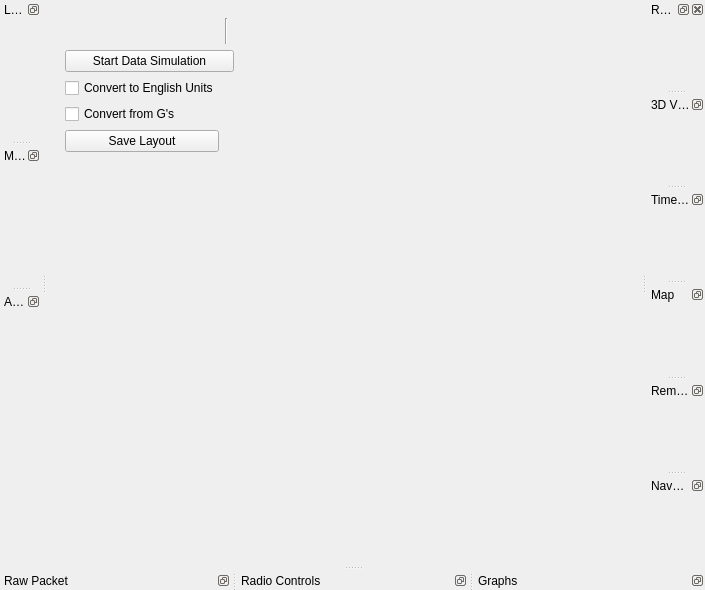
<?xml version="1.0" encoding="UTF-8"?>
<ui version="4.0">
 <class>MainWindow</class>
 <widget class="QMainWindow" name="MainWindow">
  <property name="geometry">
   <rect>
    <x>0</x>
    <y>0</y>
    <width>705</width>
    <height>590</height>
   </rect>
  </property>
  <property name="windowTitle">
   <string>MainWindow</string>
  </property>
  <property name="animated">
   <bool>false</bool>
  </property>
  <property name="tabShape">
   <enum>QTabWidget::TabShape::Rounded</enum>
  </property>
  <property name="dockOptions">
   <set>QMainWindow::DockOption::AllowNestedDocks|QMainWindow::DockOption::AllowTabbedDocks</set>
  </property>
  <widget class="QWidget" name="centralwidget">
   <layout class="QGridLayout" name="gridLayout_2">
    <item row="0" column="0">
     <widget class="QWidget" name="widget_3" native="true">
      <layout class="QGridLayout" name="gridLayout">
       <item row="2" column="0" colspan="3">
        <widget class="DataSimulationButton" name="pushButton">
         <property name="text">
          <string>Start Data Simulation</string>
         </property>
        </widget>
       </item>
       <item row="1" column="0">
        <widget class="GroundTimeWidget" name="GroundTime" native="true"/>
       </item>
       <item row="3" column="0">
        <widget class="QCheckBox" name="EnglishUnitConversion">
         <property name="text">
          <string>Convert to English Units</string>
         </property>
        </widget>
       </item>
       <item row="0" column="4">
        <spacer name="horizontalSpacer_2">
         <property name="orientation">
          <enum>Qt::Orientation::Horizontal</enum>
         </property>
         <property name="sizeHint" stdset="0">
          <size>
           <width>40</width>
           <height>20</height>
          </size>
         </property>
        </spacer>
       </item>
       <item row="0" column="1" rowspan="2">
        <widget class="Line" name="line">
         <property name="orientation">
          <enum>Qt::Orientation::Vertical</enum>
         </property>
        </widget>
       </item>
       <item row="0" column="0">
        <widget class="DateWidget" name="Date" native="true"/>
       </item>
       <item row="4" column="0">
        <widget class="QCheckBox" name="GeeConversion">
         <property name="text">
          <string>Convert from G's</string>
         </property>
        </widget>
       </item>
       <item row="0" column="3" rowspan="5">
        <widget class="StateDisplayWidget" name="StateWidget" native="true">
         <property name="minimumSize">
          <size>
           <width>10</width>
           <height>0</height>
          </size>
         </property>
        </widget>
       </item>
       <item row="0" column="2">
        <widget class="RocketConnectionIndicator" name="RocketIndicator" native="true">
         <property name="Label" stdset="0">
          <string>Rocket</string>
         </property>
        </widget>
       </item>
       <item row="6" column="0">
        <spacer name="verticalSpacer">
         <property name="orientation">
          <enum>Qt::Orientation::Vertical</enum>
         </property>
         <property name="sizeHint" stdset="0">
          <size>
           <width>20</width>
           <height>40</height>
          </size>
         </property>
        </spacer>
       </item>
       <item row="1" column="2">
        <widget class="PayloadConnectionIndicator" name="PayloadIndicator" native="true"/>
       </item>
       <item row="5" column="0">
        <widget class="QPushButton" name="SaveLayoutButton">
         <property name="text">
          <string>Save Layout</string>
         </property>
        </widget>
       </item>
      </layout>
     </widget>
    </item>
   </layout>
  </widget>
  <widget class="QDockWidget" name="dockWidget_2">
   <property name="features">
    <set>QDockWidget::DockWidgetFeature::DockWidgetFloatable|QDockWidget::DockWidgetFeature::DockWidgetMovable</set>
   </property>
   <property name="windowTitle">
    <string>Raw Packet</string>
   </property>
   <attribute name="dockWidgetArea">
    <number>8</number>
   </attribute>
   <widget class="QWidget" name="dockWidgetContents_4">
    <layout class="QGridLayout" name="gridLayout_3">
     <property name="leftMargin">
      <number>0</number>
     </property>
     <property name="topMargin">
      <number>0</number>
     </property>
     <property name="rightMargin">
      <number>0</number>
     </property>
     <property name="bottomMargin">
      <number>0</number>
     </property>
     <item row="0" column="0">
      <widget class="Raw_Telemetry" name="widget_4" native="true"/>
     </item>
    </layout>
   </widget>
  </widget>
  <widget class="QDockWidget" name="dockWidget_3">
   <property name="features">
    <set>QDockWidget::DockWidgetFeature::DockWidgetFloatable|QDockWidget::DockWidgetFeature::DockWidgetMovable</set>
   </property>
   <property name="windowTitle">
    <string>Radio Controls</string>
   </property>
   <attribute name="dockWidgetArea">
    <number>8</number>
   </attribute>
   <widget class="QWidget" name="dockWidgetContents_2">
    <layout class="QGridLayout" name="gridLayout_4">
     <property name="leftMargin">
      <number>0</number>
     </property>
     <property name="topMargin">
      <number>0</number>
     </property>
     <property name="rightMargin">
      <number>0</number>
     </property>
     <property name="bottomMargin">
      <number>0</number>
     </property>
     <item row="0" column="0">
      <widget class="RadioControlsWindow" name="widget_5" native="true"/>
     </item>
    </layout>
   </widget>
  </widget>
  <widget class="QDockWidget" name="dockWidget">
   <property name="windowTitle">
    <string>Radio Performance</string>
   </property>
   <attribute name="dockWidgetArea">
    <number>2</number>
   </attribute>
   <widget class="QWidget" name="dockWidgetContents">
    <layout class="QGridLayout" name="gridLayout_5">
     <property name="leftMargin">
      <number>0</number>
     </property>
     <property name="topMargin">
      <number>0</number>
     </property>
     <property name="rightMargin">
      <number>0</number>
     </property>
     <property name="bottomMargin">
      <number>0</number>
     </property>
     <item row="0" column="0">
      <widget class="RadioPerformanceWindow" name="widget_6" native="true"/>
     </item>
    </layout>
   </widget>
  </widget>
  <widget class="QDockWidget" name="dockWidget_4">
   <property name="features">
    <set>QDockWidget::DockWidgetFeature::DockWidgetFloatable|QDockWidget::DockWidgetFeature::DockWidgetMovable</set>
   </property>
   <property name="windowTitle">
    <string>3D View</string>
   </property>
   <attribute name="dockWidgetArea">
    <number>2</number>
   </attribute>
   <widget class="QWidget" name="dockWidgetContents_3">
    <layout class="QGridLayout" name="gridLayout_6">
     <property name="leftMargin">
      <number>0</number>
     </property>
     <property name="topMargin">
      <number>0</number>
     </property>
     <property name="rightMargin">
      <number>0</number>
     </property>
     <property name="bottomMargin">
      <number>0</number>
     </property>
     <item row="0" column="0">
      <widget class="Viewer3D" name="widget_7" native="true"/>
     </item>
    </layout>
   </widget>
  </widget>
  <widget class="QDockWidget" name="dockWidget_5">
   <property name="features">
    <set>QDockWidget::DockWidgetFeature::DockWidgetFloatable|QDockWidget::DockWidgetFeature::DockWidgetMovable</set>
   </property>
   <property name="windowTitle">
    <string>Log Viewer</string>
   </property>
   <attribute name="dockWidgetArea">
    <number>1</number>
   </attribute>
   <widget class="QWidget" name="dockWidgetContents_5">
    <layout class="QGridLayout" name="gridLayout_7">
     <property name="leftMargin">
      <number>0</number>
     </property>
     <property name="topMargin">
      <number>0</number>
     </property>
     <property name="rightMargin">
      <number>0</number>
     </property>
     <property name="bottomMargin">
      <number>0</number>
     </property>
     <item row="0" column="0">
      <widget class="LogWindow" name="widget" native="true"/>
     </item>
    </layout>
   </widget>
  </widget>
  <widget class="QDockWidget" name="dockWidget_6">
   <property name="features">
    <set>QDockWidget::DockWidgetFeature::DockWidgetFloatable|QDockWidget::DockWidgetFeature::DockWidgetMovable</set>
   </property>
   <property name="windowTitle">
    <string>Max Values</string>
   </property>
   <attribute name="dockWidgetArea">
    <number>1</number>
   </attribute>
   <widget class="QWidget" name="dockWidgetContents_6">
    <layout class="QGridLayout" name="gridLayout_8">
     <property name="leftMargin">
      <number>0</number>
     </property>
     <property name="topMargin">
      <number>0</number>
     </property>
     <property name="rightMargin">
      <number>0</number>
     </property>
     <property name="bottomMargin">
      <number>0</number>
     </property>
     <item row="0" column="0">
      <widget class="MaxValueWidget" name="widget_2" native="true"/>
     </item>
    </layout>
   </widget>
  </widget>
  <widget class="QDockWidget" name="dockWidget_7">
   <property name="features">
    <set>QDockWidget::DockWidgetFeature::DockWidgetFloatable|QDockWidget::DockWidgetFeature::DockWidgetMovable</set>
   </property>
   <property name="windowTitle">
    <string>Timeline</string>
   </property>
   <attribute name="dockWidgetArea">
    <number>2</number>
   </attribute>
   <widget class="QWidget" name="dockWidgetContents_7">
    <layout class="QGridLayout" name="gridLayout_9">
     <property name="leftMargin">
      <number>0</number>
     </property>
     <property name="topMargin">
      <number>0</number>
     </property>
     <property name="rightMargin">
      <number>0</number>
     </property>
     <property name="bottomMargin">
      <number>0</number>
     </property>
     <item row="0" column="0">
      <widget class="TimelineWidget" name="widget_8" native="true"/>
     </item>
    </layout>
   </widget>
  </widget>
  <widget class="QDockWidget" name="dockWidget_8">
   <property name="features">
    <set>QDockWidget::DockWidgetFeature::DockWidgetFloatable|QDockWidget::DockWidgetFeature::DockWidgetMovable</set>
   </property>
   <property name="windowTitle">
    <string>Map</string>
   </property>
   <attribute name="dockWidgetArea">
    <number>2</number>
   </attribute>
   <widget class="QWidget" name="dockWidgetContents_8">
    <layout class="QGridLayout" name="gridLayout_10">
     <property name="leftMargin">
      <number>0</number>
     </property>
     <property name="topMargin">
      <number>0</number>
     </property>
     <property name="rightMargin">
      <number>0</number>
     </property>
     <property name="bottomMargin">
      <number>0</number>
     </property>
     <item row="0" column="0">
      <widget class="GpsWidget" name="widget_9" native="true"/>
     </item>
    </layout>
   </widget>
  </widget>
  <widget class="QDockWidget" name="dockWidget_9">
   <property name="features">
    <set>QDockWidget::DockWidgetFeature::DockWidgetFloatable|QDockWidget::DockWidgetFeature::DockWidgetMovable</set>
   </property>
   <property name="windowTitle">
    <string>APRS</string>
   </property>
   <attribute name="dockWidgetArea">
    <number>1</number>
   </attribute>
   <widget class="QWidget" name="dockWidgetContents_9">
    <layout class="QGridLayout" name="gridLayout_11">
     <item row="0" column="0">
      <widget class="AprsWidget" name="AprsDisplay" native="true"/>
     </item>
    </layout>
   </widget>
  </widget>
  <widget class="QDockWidget" name="dockWidget_10">
   <property name="features">
    <set>QDockWidget::DockWidgetFeature::DockWidgetFloatable|QDockWidget::DockWidgetFeature::DockWidgetMovable</set>
   </property>
   <property name="windowTitle">
    <string>Remote Control</string>
   </property>
   <attribute name="dockWidgetArea">
    <number>2</number>
   </attribute>
   <widget class="QWidget" name="dockWidgetContents_10">
    <layout class="QGridLayout" name="gridLayout_12">
     <property name="leftMargin">
      <number>0</number>
     </property>
     <property name="topMargin">
      <number>0</number>
     </property>
     <property name="rightMargin">
      <number>0</number>
     </property>
     <property name="bottomMargin">
      <number>0</number>
     </property>
     <item row="0" column="0">
      <widget class="RemoteControlWindow" name="widget_10" native="true"/>
     </item>
    </layout>
   </widget>
  </widget>
  <widget class="QDockWidget" name="dockWidget_11">
   <property name="features">
    <set>QDockWidget::DockWidgetFeature::DockWidgetFloatable|QDockWidget::DockWidgetFeature::DockWidgetMovable</set>
   </property>
   <property name="windowTitle">
    <string>Graphs</string>
   </property>
   <attribute name="dockWidgetArea">
    <number>8</number>
   </attribute>
   <widget class="QWidget" name="dockWidgetContents_11">
    <layout class="QGridLayout" name="gridLayout_13">
     <property name="leftMargin">
      <number>0</number>
     </property>
     <property name="topMargin">
      <number>0</number>
     </property>
     <property name="rightMargin">
      <number>0</number>
     </property>
     <property name="bottomMargin">
      <number>0</number>
     </property>
     <item row="0" column="0">
      <widget class="QWidget" name="GraphWindowContainer" native="true"/>
     </item>
    </layout>
   </widget>
  </widget>
  <widget class="QDockWidget" name="dockWidget_12">
   <property name="features">
    <set>QDockWidget::DockWidgetFeature::DockWidgetFloatable|QDockWidget::DockWidgetFeature::DockWidgetMovable</set>
   </property>
   <property name="windowTitle">
    <string>NavBall</string>
   </property>
   <attribute name="dockWidgetArea">
    <number>2</number>
   </attribute>
   <widget class="QWidget" name="dockWidgetContents_12">
    <layout class="QGridLayout" name="gridLayout_14">
     <property name="leftMargin">
      <number>0</number>
     </property>
     <property name="topMargin">
      <number>0</number>
     </property>
     <property name="rightMargin">
      <number>0</number>
     </property>
     <property name="bottomMargin">
      <number>0</number>
     </property>
     <item row="0" column="0">
      <widget class="NavBall" name="widget_11" native="true"/>
     </item>
    </layout>
   </widget>
  </widget>
 </widget>
 <customwidgets>
  <customwidget>
   <class>DateWidget</class>
   <extends>QWidget</extends>
   <header>Frontend/Widgets/TimeDateWidgets/datewidget.h</header>
   <container>1</container>
  </customwidget>
  <customwidget>
   <class>GroundTimeWidget</class>
   <extends>QWidget</extends>
   <header>Frontend/Widgets/TimeDateWidgets/groundtimewidget.h</header>
   <container>1</container>
  </customwidget>
  <customwidget>
   <class>Raw_Telemetry</class>
   <extends>QWidget</extends>
   <header>Frontend/Windows/SecondaryWindows/TelemetryWindow/raw_telemetry.h</header>
   <container>1</container>
  </customwidget>
  <customwidget>
   <class>RadioControlsWindow</class>
   <extends>QWidget</extends>
   <header>Frontend/Windows/SecondaryWindows/RadioControlsWindow/RadioControlsWindow.h</header>
   <container>1</container>
  </customwidget>
  <customwidget>
   <class>RadioPerformanceWindow</class>
   <extends>QWidget</extends>
   <header>Frontend/Windows/SecondaryWindows/RadioPerformanceWindow/radioperformancewindow.h</header>
   <container>1</container>
  </customwidget>
  <customwidget>
   <class>Viewer3D</class>
   <extends>QWidget</extends>
   <header>Frontend/Widgets/Viewer3D/Viewer3D.h</header>
   <container>1</container>
  </customwidget>
  <customwidget>
   <class>RocketConnectionIndicator</class>
   <extends>QWidget</extends>
   <header>Frontend/Widgets/IndicatorWidget/RocketIndicator/RocketConnectionIndicator.h</header>
   <container>1</container>
  </customwidget>
  <customwidget>
   <class>PayloadConnectionIndicator</class>
   <extends>QWidget</extends>
   <header>Frontend/Widgets/IndicatorWidget/PayloadIndicator/PayloadConnectionIndicator.h</header>
   <container>1</container>
  </customwidget>
  <customwidget>
   <class>DataSimulationButton</class>
   <extends>QPushButton</extends>
   <header>Frontend/Widgets/DataSimulationButton/DataSimulationButton.h</header>
  </customwidget>
  <customwidget>
   <class>LogWindow</class>
   <extends>QWidget</extends>
   <header>Frontend/Windows/SecondaryWindows/LogWindow/logwindow.h</header>
   <container>1</container>
  </customwidget>
  <customwidget>
   <class>MaxValueWidget</class>
   <extends>QWidget</extends>
   <header>Frontend/Widgets/MaxValueWidget/maxvaluewidget.h</header>
   <container>1</container>
  </customwidget>
  <customwidget>
   <class>StateDisplayWidget</class>
   <extends>QWidget</extends>
   <header>Frontend/Widgets/StateDisplayWidget/statedisplaywidget.h</header>
   <container>1</container>
  </customwidget>
  <customwidget>
   <class>TimelineWidget</class>
   <extends>QWidget</extends>
   <header>Frontend/Widgets/TimelineWidget/timelinewidget.h</header>
   <container>1</container>
  </customwidget>
  <customwidget>
   <class>GpsWidget</class>
   <extends>QWidget</extends>
   <header>Frontend/Widgets/MapWidget/gpswidget.h</header>
   <container>1</container>
  </customwidget>
  <customwidget>
   <class>AprsWidget</class>
   <extends>QWidget</extends>
   <header>Frontend/Widgets/AprsWidget/aprswidget.h</header>
   <container>1</container>
  </customwidget>
  <customwidget>
   <class>RemoteControlWindow</class>
   <extends>QWidget</extends>
   <header>Frontend/Windows/SecondaryWindows/RemoteControlWindow/remotecontrolwindow.h</header>
   <container>1</container>
  </customwidget>
  <customwidget>
   <class>NavBall</class>
   <extends>QWidget</extends>
   <header>Frontend/Widgets/NavBall/NavBall.h</header>
   <container>1</container>
  </customwidget>
 </customwidgets>
 <resources/>
 <connections/>
</ui>
